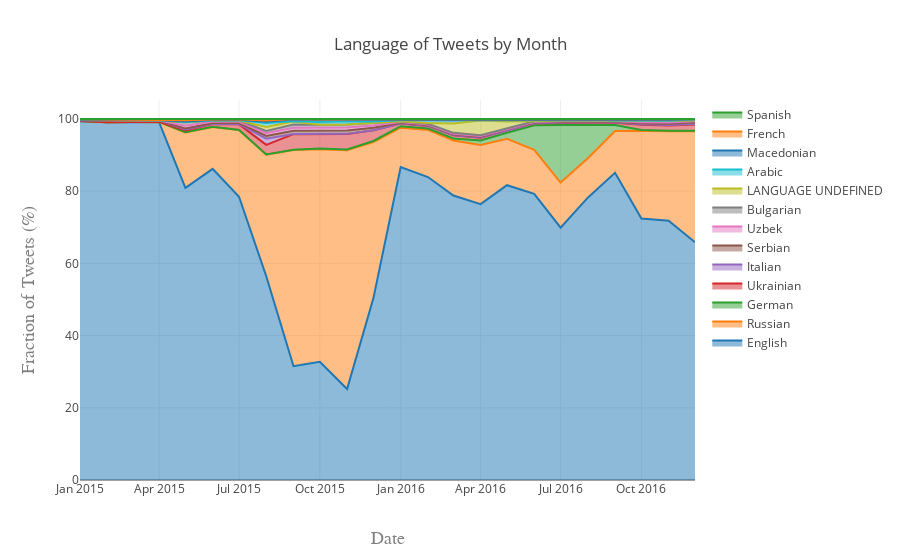

The code cell stored with this chart in its notebook:
### Code cell
######################################################################################################################
#TO VISUALIZE THE PLOT FROM THE CLOUD RUN THIS CELL #######################################
###############################################################################################################################

fig = py.get_figure('https://plot.ly/~Flavioh/60', raw=True)
iplot(fig)

### Figure 1 — Plotly figure (JSON) as saved in the notebook; plotly's stock layout.template omitted (floating-point values rounded to 4 significant figures)
{"data": [{"groupnorm": "percent", "mode": "lines", "name": "English", "stackgroup": "one", "type": "scatter", "uid": "dad8d002-c966-4312-9f0f-019107b082e4", "x": ["2015-01", "2015-02", "2015-03", "2015-04", "2015-05", "2015-06", "2015-07", "2015-08", "2015-09", "2015-10", "2015-11", "2015-12", "2016-01", "2016-02", "2016-03", "2016-04", "2016-05", "2016-06", "2016-07", "2016-08", "2016-09", "2016-10", "2016-11", "2016-12"], "xsrc": "Flavioh:61:62baa8", "y": [15525, 13595, 17897, 13160, 21885, 60171, 113694, 64591, 21282, 27119, 33312, 58859, 57150, 71819, 62355, 50011, 63310, 62180, 45259, 63199, 90575, 109620, 88106, 2204], "ysrc": "Flavioh:61:fcb08b"}, {"groupnorm": "percent", "mode": "lines", "name": "Russian", "stackgroup": "one", "type": "scatter", "uid": "e20a9c58-25e6-4cbb-b202-dc1150b56a39", "x": ["2015-01", "2015-02", "2015-03", "2015-04", "2015-05", "2015-06", "2015-07", "2015-08", "2015-09", "2015-10", "2015-11", "2015-12", "2016-01", "2016-02", "2016-03", "2016-04", "2016-05", "2016-06", "2016-07", "2016-08", "2016-09", "2016-10", "2016-11", "2016-12"], "xsrc": "Flavioh:61:62baa8", "y": [10, 0, 7, 3, 4165, 8096, 26819, 38533, 40449, 48714, 87374, 50508, 7197, 11179, 12049, 10704, 9975, 9556, 8093, 8829, 12343, 36784, 30383, 1028], "ysrc": "Flavioh:61:6633ca"}, {"groupnorm": "percent", "mode": "lines", "name": "German", "stackgroup": "one", "type": "scatter", "uid": "16c0b0c6-0a3d-4aea-b261-c77b6f5a11b2", "x": ["2015-01", "2015-02", "2015-03", "2015-04", "2015-05", "2015-06", "2015-07", "2015-08", "2015-09", "2015-10", "2015-11", "2015-12", "2016-01", "2016-02", "2016-03", "2016-04", "2016-05", "2016-06", "2016-07", "2016-08", "2016-09", "2016-10", "2016-11", "2016-12"], "xsrc": "Flavioh:61:62baa8", "y": [3, 1, 4, 8, 9, 35, 9, 71, 9, 156, 262, 343, 264, 316, 434, 813, 1287, 5320, 10319, 7452, 1755, 360, 175, 5], "ysrc": "Flavioh:61:354a4f"}, {"groupnorm": "percent", "mode": "lines", "name": "Ukrainian", "stackgroup": "one", "type": "scatter", "uid": "aade05a8-c352-455c-afca-2ccf941ea525", "x": ["2015-02", "2015-03", "2015-04", "2015-05", "2015-06", "2015-07", "2015-08", "2015-09", "2015-10", "2015-11", "2015-12", "2016-01", "2016-02", "2016-03", "2016-04", "2016-05", "2016-06", "2016-07", "2016-08", "2016-09", "2016-10", "2016-11", "2016-12"], "xsrc": "Flavioh:61:50ec1d", "y": [1, 0, 0, 141, 526, 2266, 3056, 2929, 3287, 5696, 3422, 471, 621, 709, 526, 552, 431, 405, 490, 643, 2183, 1804, 59], "ysrc": "Flavioh:61:95b2b8"}, {"groupnorm": "percent", "mode": "lines", "name": "Italian", "stackgroup": "one", "type": "scatter", "uid": "4d00ba79-b03e-4417-9c5e-582679f107a9", "x": ["2015-01", "2015-02", "2015-03", "2015-04", "2015-05", "2015-06", "2015-07", "2015-08", "2015-09", "2015-10", "2015-11", "2015-12", "2016-01", "2016-02", "2016-03", "2016-04", "2016-05", "2016-06", "2016-07", "2016-08", "2016-09", "2016-10", "2016-11", "2016-12"], "xsrc": "Flavioh:61:62baa8", "y": [21, 43, 60, 46, 66, 83, 60, 1941, 19, 28, 34, 30, 34, 32, 25, 29, 25, 40, 24, 132, 112, 175, 141, 4], "ysrc": "Flavioh:61:9573ee"}, {"groupnorm": "percent", "mode": "lines", "name": "Serbian", "stackgroup": "one", "type": "scatter", "uid": "95cb3a2d-14b9-48ea-baaf-cbe0918d2b32", "x": ["2015-05", "2015-06", "2015-07", "2015-08", "2015-09", "2015-10", "2015-11", "2015-12", "2016-01", "2016-02", "2016-03", "2016-04", "2016-05", "2016-06", "2016-07", "2016-08", "2016-09", "2016-10", "2016-11", "2016-12"], "xsrc": "Flavioh:61:894b46", "y": [66, 108, 453, 859, 610, 730, 1270, 797, 105, 166, 155, 117, 152, 139, 123, 110, 141, 393, 454, 16], "ysrc": "Flavioh:61:1cb9cb"}, {"groupnorm": "percent", "mode": "lines", "name": "Uzbek", "stackgroup": "one", "type": "scatter", "uid": "8f2e6118-ef4d-4a5f-b7cb-cf88a7db3598", "x": ["2015-01", "2015-02", "2015-03", "2015-04", "2015-05", "2015-06", "2015-07", "2015-08", "2015-09", "2015-10", "2015-11", "2015-12", "2016-01", "2016-02", "2016-03", "2016-04", "2016-05", "2016-06", "2016-07", "2016-08", "2016-09", "2016-10", "2016-11", "2016-12"], "xsrc": "Flavioh:61:62baa8", "y": [19, 32, 20, 6, 213, 256, 499, 896, 565, 725, 1062, 743, 152, 154, 181, 151, 105, 137, 129, 146, 190, 424, 440, 8], "ysrc": "Flavioh:61:17ea7f"}, {"groupnorm": "percent", "mode": "lines", "name": "Bulgarian", "stackgroup": "one", "type": "scatter", "uid": "a96ec05a-2296-4eb3-babf-5c2d4ca400bb", "x": ["2015-03", "2015-04", "2015-05", "2015-06", "2015-07", "2015-08", "2015-09", "2015-10", "2015-11", "2015-12", "2016-01", "2016-02", "2016-03", "2016-04", "2016-05", "2016-06", "2016-07", "2016-08", "2016-09", "2016-10", "2016-11", "2016-12"], "xsrc": "Flavioh:61:754b3d", "y": [6, 0, 266, 248, 524, 700, 628, 679, 1110, 763, 148, 149, 181, 120, 145, 156, 131, 108, 142, 583, 472, 7], "ysrc": "Flavioh:61:6bd66c"}, {"groupnorm": "percent", "mode": "lines", "name": "LANGUAGE UNDEFINED", "stackgroup": "one", "type": "scatter", "uid": "6250b10a-5303-44c0-8c74-252a5475d762", "x": ["2015-01", "2015-02", "2015-03", "2015-04", "2015-05", "2015-06", "2015-07", "2015-08", "2015-09", "2015-10", "2015-11", "2015-12", "2016-01", "2016-02", "2016-03", "2016-04", "2016-05", "2016-06", "2016-07", "2016-08", "2016-09", "2016-10"], "xsrc": "Flavioh:61:f6a72d", "y": [2, 0, 0, 0, 0, 1, 5, 1304, 562, 36, 1, 2, 1, 178, 2024, 2671, 1462, 0, 8, 1, 17, 2], "ysrc": "Flavioh:61:3c524d"}, {"groupnorm": "percent", "mode": "lines", "name": "Arabic", "stackgroup": "one", "type": "scatter", "uid": "02b9d42d-dcdb-41cc-9e7a-5b60db7dadff", "x": ["2015-01", "2015-02", "2015-03", "2015-04", "2015-05", "2015-06", "2015-07", "2015-08", "2015-09", "2015-10", "2015-11", "2015-12", "2016-01", "2016-02", "2016-03", "2016-04", "2016-05", "2016-06", "2016-07", "2016-08", "2016-09", "2016-10", "2016-11", "2016-12"], "xsrc": "Flavioh:61:62baa8", "y": [15, 13, 21, 11, 19, 16, 57, 1245, 21, 639, 1164, 568, 173, 700, 643, 128, 319, 206, 93, 137, 83, 127, 123, 7], "ysrc": "Flavioh:61:25cda0"}, {"groupnorm": "percent", "mode": "lines", "name": "Macedonian", "stackgroup": "one", "type": "scatter", "uid": "78e77741-7ba7-44e4-a2df-24b8d523b62d", "x": ["2015-04", "2015-05", "2015-06", "2015-07", "2015-08", "2015-09", "2015-10", "2015-11", "2015-12", "2016-01", "2016-02", "2016-03", "2016-04", "2016-05", "2016-06", "2016-07", "2016-08", "2016-09", "2016-10", "2016-11", "2016-12"], "xsrc": "Flavioh:61:eec85b", "y": [1, 36, 56, 221, 372, 329, 445, 653, 547, 40, 124, 74, 46, 54, 54, 47, 56, 74, 275, 275, 6], "ysrc": "Flavioh:61:6527ab"}, {"groupnorm": "percent", "mode": "lines", "name": "French", "stackgroup": "one", "type": "scatter", "uid": "285e8187-0299-4631-bf30-6918308153c4", "x": ["2015-01", "2015-02", "2015-03", "2015-04", "2015-05", "2015-06", "2015-07", "2015-08", "2015-09", "2015-10", "2015-11", "2015-12", "2016-01", "2016-02", "2016-03", "2016-04", "2016-05", "2016-06", "2016-07", "2016-08", "2016-09", "2016-10", "2016-11"], "xsrc": "Flavioh:61:26f45c", "y": [16, 10, 13, 15, 94, 94, 239, 419, 97, 110, 163, 173, 154, 114, 228, 73, 64, 159, 74, 87, 235, 229, 151], "ysrc": "Flavioh:61:d0a23d"}, {"groupnorm": "percent", "mode": "lines", "name": "Spanish", "stackgroup": "one", "type": "scatter", "uid": "98fc2bbc-f6c1-4c95-9377-6bd7e1c81404", "x": ["2015-01", "2015-02", "2015-03", "2015-04", "2015-05", "2015-06", "2015-07", "2015-08", "2015-09", "2015-10", "2015-11", "2015-12", "2016-01", "2016-02", "2016-03", "2016-04", "2016-05", "2016-06", "2016-07", "2016-08", "2016-09", "2016-10", "2016-11", "2016-12"], "xsrc": "Flavioh:61:62baa8", "y": [13, 24, 31, 28, 90, 120, 83, 458, 9, 109, 21, 60, 37, 24, 61, 44, 81, 59, 52, 61, 130, 175, 163, 2], "ysrc": "Flavioh:61:b746dd"}], "layout": {"title": "Language of Tweets by Month", "xaxis": {"title": "Date", "titlefont": {"color": "#7f7f7f", "family": "Courier New, monospace", "size": 18}}, "yaxis": {"title": "Fraction of Tweets (%)", "titlefont": {"color": "#7f7f7f", "family": "Courier New, monospace", "size": 18}}}}
